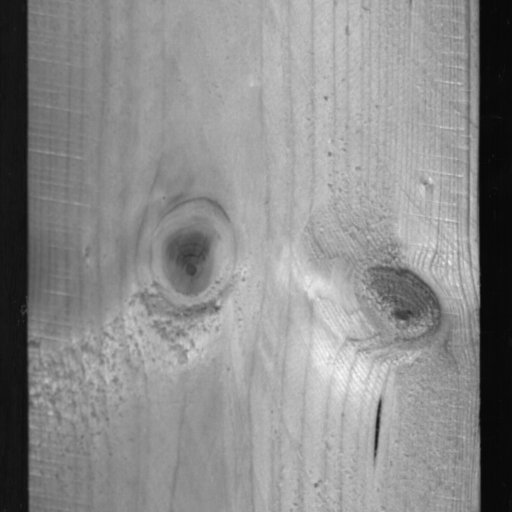
#> input picture images/101100023.bmp, 1024 x 1024 px (shown at 1/2 size); its folder holds 5 pictures in this run; the run also reads 1 picture not shown here
$ jupyter execute 'Estudo CBIR Madeiras.ipynb'   (shell and % lines are left out)
#> lines starting #> are read from the running program, lines starting #| are printed output that depends on the picture
[cell 1]
import os

import cv2
import imutils

import numpy as np
import pandas as pd
import matplotlib.pyplot as plt

from sklearn.cluster import KMeans
from sklearn.neighbors import KNeighborsClassifier

### Explicação conceitual

[cell 2]
os.path.isfile(os.path.join('images', '101100023.bmp'))

[cell 3]
img = cv2.imread('images/101100023.bmp')
#> img is the input picture: shape (1024, 1024, 3); min 6, max 248, mean 139.3
plt.imshow(img)

[cell 4]
# Rotaciona a imagem em 45 graus
crop_img = imutils.rotate(img, 45)
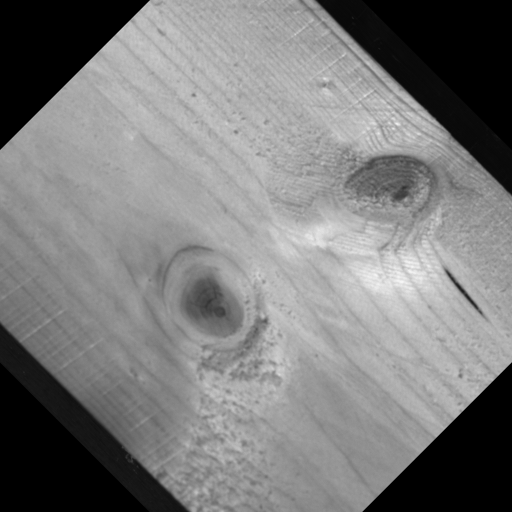
#> crop_img: shape (1024, 1024, 3) (shown at 1/2 size); min 0, max 247, mean 123.1

# Seleciona apenas risco
crop_img = crop_img[500:700, 850:1000]
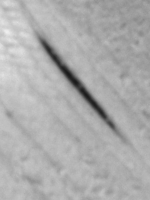
#> crop_img: shape (200, 150, 3); min 27, max 238, mean 173.1

# Mostra imagem
plt.imshow(crop_img)

[cell 5]
# Cria matcher
bf = cv2.BFMatcher(cv2.NORM_HAMMING, crossCheck=True)

# Cria ORB
orb = cv2.ORB_create()

# Aplica ORB nas imagens
kp1, desc1 = orb.detectAndCompute(img,None)
#> kp1 = 500 keypoints; strongest (x, y, size): (435, 615, 77.1), (436, 615, 92.6), (761, 801, 77.1), (433, 616, 64.3)
kp2, desc2 = orb.detectAndCompute(crop_img,None)
#> kp2 = 15 keypoints; strongest (x, y, size): (42, 42, 37.2), (105, 117, 31), (104, 116, 37.2), (43, 42, 31)

# Calcula match nos descritores
matches = bf.match(desc1, desc2)
#> matches = 6 matches

# Ordena por distancia
matches = sorted(matches, key = lambda x:x.distance)

# Desenha matches na imagem
img3 = cv2.drawMatches(img, kp1, crop_img, kp2, matches[:10], None, flags=2)
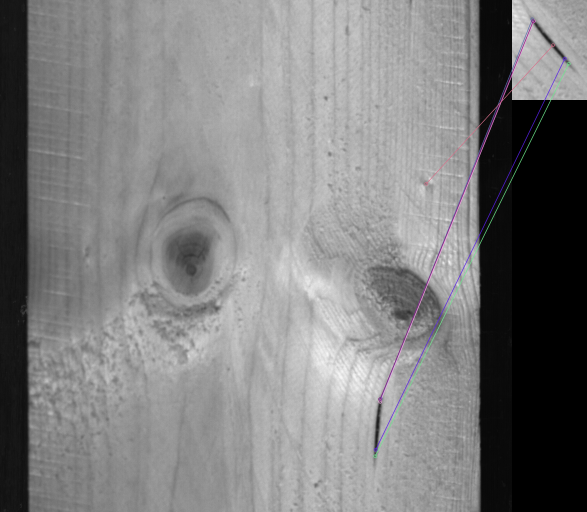
#> img3: shape (1024, 1174, 3) (shown at 1/2 size); mean B, G, R 126.1, 125.8, 125.9

plt.imshow(img3)
plt.show()

# Replicação para mais imagens

[cell 6]
img_paths = [os.path.join('images', _) for _ in os.listdir('images')]
img_descs = pd.DataFrame()

for img_path in img_paths:
    img = cv2.imread(img_path)
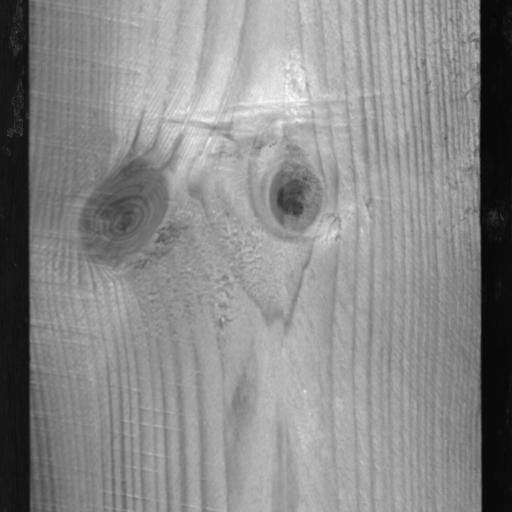
#> input picture images/100200010.bmp, 1024 x 1024 px (shown at 1/2 size)
#> img is the input picture: shape (1024, 1024, 3); min 6, max 250, mean 137.1
    _, desc =  orb.detectAndCompute(img, None)
    df = pd.DataFrame(desc)
#> df = table of 401 rows and 32 columns
    df['path'] = img_path
    img_descs = pd.concat([img_descs, df], axis=0)
#> img_descs = table of 401 rows and 33 columns
#> pass 2 of the loop `for img_path in img_paths:`:
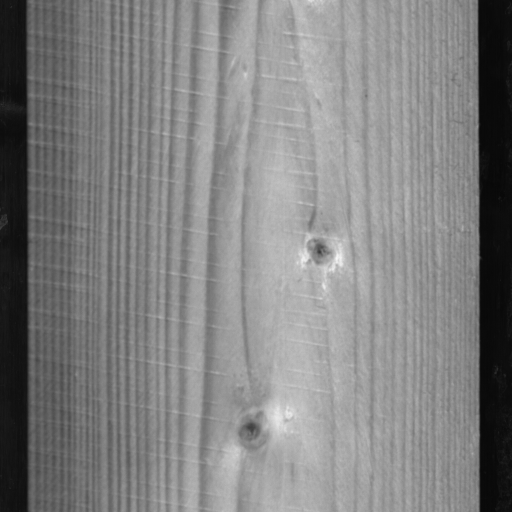
#> input picture images/100200012.bmp, 1024 x 1024 px (shown at 1/2 size)
#> img is the input picture: shape (1024, 1024, 3); min 5, max 248, mean 128.5
#> df = table of 233 rows and 32 columns
#> img_descs = table of 634 rows and 33 columns


img_descs.reset_index(inplace=True)
img_descs
#> Out = table of 1634 rows and 34 columns

[cell 7]
cols = [_ for _ in img_descs.columns if type(_) == int]
#> cols = 32 values from 0 to 31
X = np.array(img_descs[cols])
print(f'Antes da transformação: {X.shape}')
#| Antes da transformação: (1634, 32)

kmeans = KMeans(n_clusters=6)
X #= kmeans.fit_transform(X)
print(f'Depois da transformação: {X.shape}')
#| Depois da transformação: (1634, 32)

[cell 8]
_, desc =  orb.detectAndCompute(crop_img, None)
desired_X = desc #= kmeans.transform(desc)

[cell 9]
knn = KNeighborsClassifier()
knn.fit(X, y=img_descs['path'])

[cell 10]
imgs = pd.DataFrame(knn.predict_proba(desired_X), columns=knn.classes_).sum().sort_values(ascending=False)
imgs[:10]

[cell 11]
row = 2
col = 2

fig, axes = plt.subplots(row, col, figsize=(10, 10))

c = 0
for j in range(col):
    for i in range(row):

        img = cv2.imread(imgs.index[c])
        kp1, desc1 = orb.detectAndCompute(img,None)
        kp2, desc2 = orb.detectAndCompute(crop_img,None)

        # Calcula match nos descritores
        matches = bf.match(desc1, desc2)

        # Ordena por distancia
        matches = sorted(matches, key = lambda x:x.distance)

        # Desenha matches na imagem
        img3 = cv2.drawMatches(img, kp1, crop_img, kp2, matches[:1], None, flags=2)

        axes[i, j].imshow(img3)
        axes[i, j].set_title(f'Imagem {c}')
        c += 1
#> pass 2 of the loop `for j in range(col):`:
#> `img3 = cv2.drawMatches(img, kp1, crop_img, kp2, matches[:1], None, fla..`:
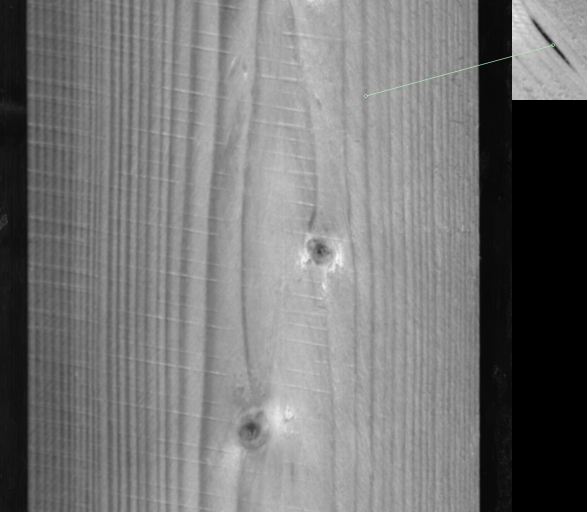
#> img3: shape (1024, 1174, 3) (shown at 1/2 size); mean B, G, R 116.5, 116.5, 116.5
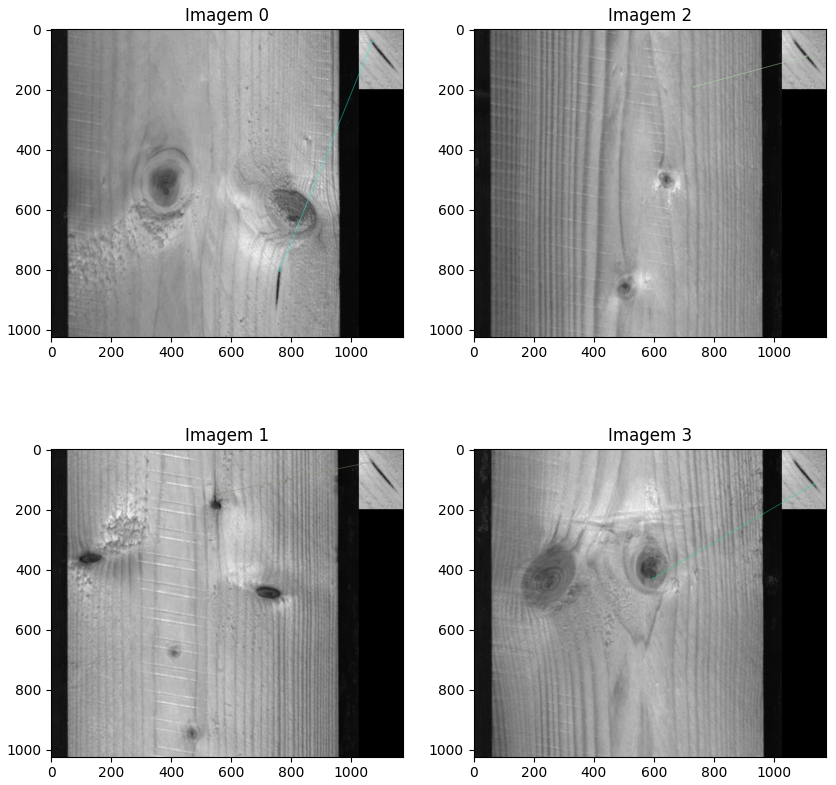
#> figure drawn by matplotlib, 4 panels; B, G, R data is drawn as R, G, B
